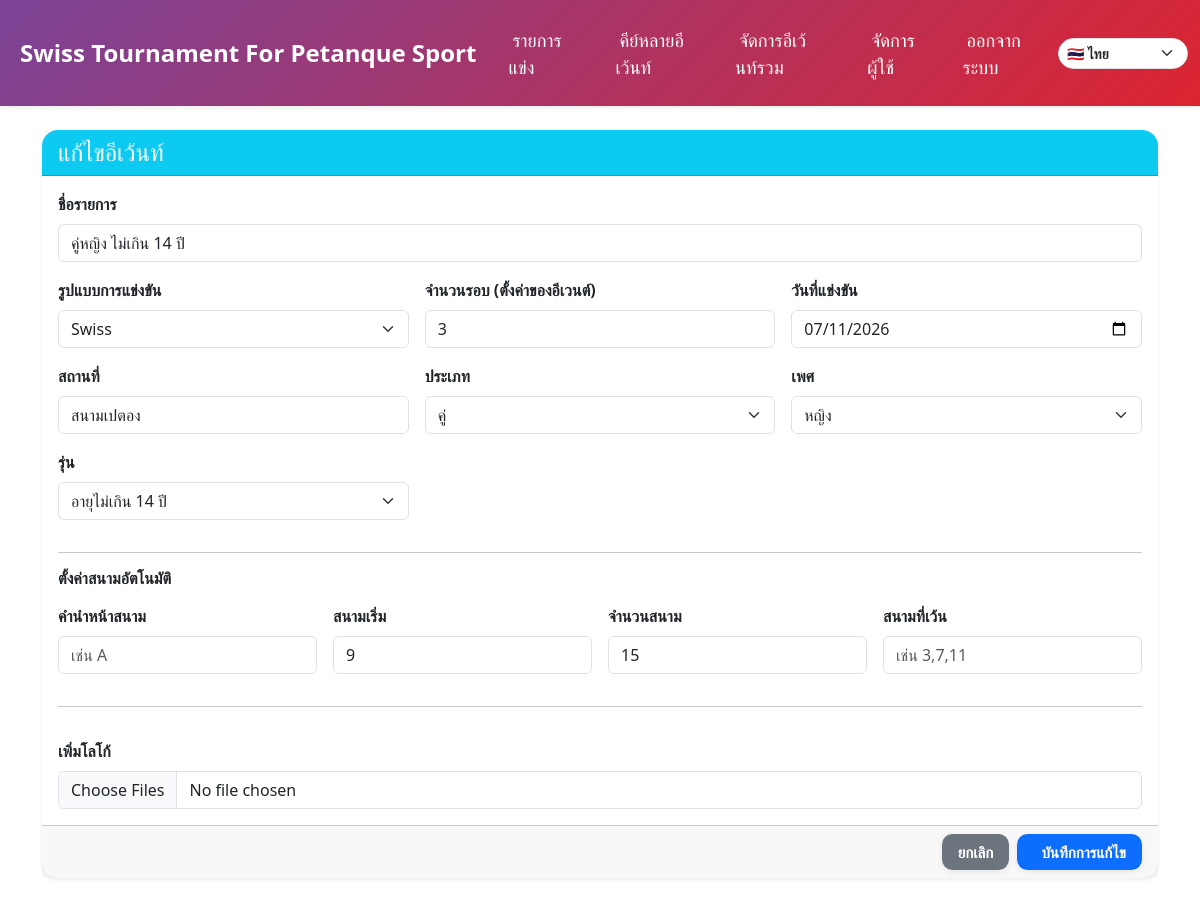
The app's page /event/3/edit (signed in) with its own data.
### models.py (models this page shows)
class Event(db.Model):
    __tablename__ = "events"
    id = db.Column(db.Integer, primary_key=True)
    name = db.Column(db.String(100), nullable=False)
    location = db.Column(db.String(100))
    category = db.Column(db.String(50))
    sex = db.Column(db.String(50))
    age_group = db.Column(db.String(50))
    rounds = db.Column(db.Integer)
    competition_format = db.Column(db.String(40), nullable=False, default="swiss")
    current_round = db.Column(db.Integer, default=1)
    date = db.Column(db.Date, nullable=True)
    auto_field_enabled = db.Column(db.Boolean, default=False)
    field_prefix = db.Column(db.String(10), default='')  # เช่น 'A', ''
    field_start = db.Column(db.Integer, default=1)
    field_max = db.Column(db.Integer, default=16)
    field_exclude = db.Column(db.String, default='')  # เช่น '3,7,11
    logo_filename = db.Column(db.Text)  # เก็บเป็น JSON list
    is_finished = db.Column(db.Boolean, default=False, nullable=False)
    finished_at = db.Column(db.DateTime, nullable=True)
    finished_by_id = db.Column(db.Integer, db.ForeignKey("users.id"), nullable=True)
    created_at = db.Column(db.DateTime, server_default=text('CURRENT_TIMESTAMP'), nullable=True)
    creator_id = db.Column(db.Integer, db.ForeignKey("users.id"), nullable=False)
    tournament_id = db.Column(db.Integer, db.ForeignKey("tournaments.id"), nullable=True, index=True)
    teams = db.relationship("Team", backref="event", cascade="all, delete-orphan", lazy=True)
    matches = db.relationship("Match", backref="event", cascade="all, delete-orphan", lazy=True)

### app.py (the view, shortened to what this page needs)
@app.route("/event/<int:event_id>/edit", methods=["GET", "POST"])
@login_required
@roles_required('admin')
def edit_event(event_id):
    event = Event.query.get_or_404(event_id)
    try:
        event.logo_list = json.loads(event.logo_filename) if event.logo_filename else []
    except Exception:
        event.logo_list = []
    return render_template("edit_event.html", event=event)

### app.py (called while the page is built, shortened)
def get_current_lang():
    lang = request.args.get("lang") or session.get("lang") or "th"
    if lang not in SUPPORTED_LANGS:
        lang = "th"
    session["lang"] = lang
    return lang

@app.context_processor
def inject_i18n():
    lang = get_current_lang()
    return {
        "current_lang": lang,
        "supported_langs": SUPPORTED_LANGS,
        "text_translations": TEXT_TRANSLATIONS,
        "t": lambda key: translate(key, lang),
    }

@login_manager.user_loader
def load_user(user_id):
    return User.query.get(int(user_id))

def roles_required(*roles):
    def decorator(f):
        @wraps(f)
        def decorated_function(*args, **kwargs):
            if not current_user.is_authenticated:
                flash("กรุณาเข้าสู่ระบบก่อน", "warning")
                return redirect(url_for('login'))
            role = current_user.role.lower()
            print(f"DEBUG current_user.role = {role}")
            if role == 'superadmin':
                return f(*args, **kwargs)
            if role in [r.lower() for r in roles]:
                return f(*args, **kwargs)
            flash("คุณไม่มีสิทธิ์ทำรายการนี้", "warning")
            return redirect(url_for('index'))
        return decorated_function
    return decorator

@app.before_request
def protect_mutating_object_routes():
    if request.method not in {'POST', 'PUT', 'PATCH', 'DELETE'} or not current_user.is_authenticated:
        return None

### i18n.py (called while the page is built)
def translate(key, lang="th"):
    table = TRANSLATIONS.get(key, {})
    return table.get(lang) or table.get("th") or key

### templates/edit_event.html (shortened to what this page needs)
{% extends "base.html" %}
{% block content %}
<div class="container my-4">
  <div class="card shadow-sm border-0 rounded-4">
    <div class="card-header bg-info text-white rounded-top-4">
      <h4 class="mb-0"> แก้ไขอีเว้นท์</h4>
    </div>
    <form method="POST" enctype="multipart/form-data">
      <div class="card-body">
        <div class="row g-3">
          <div class="col-md-12">
            <label class="form-label fw-semibold">ชื่อรายการ</label>
            <input type="text" class="form-control" name="name" value="{{ event.name }}" required>
          </div>
          <div class="col-md-4">
            <label class="form-label fw-semibold">รูปแบบการแข่งขัน</label>
            <select name="competition_format" class="form-select">
              <option value="swiss" {% if (event.competition_format or 'swiss') == 'swiss' %}selected{% endif %}>Swiss</option>
            </select>
          </div>
          <div class="col-md-4">
            <label class="form-label fw-semibold">จำนวนรอบ (ตั้งค่าของอีเวนต์)</label>
            <input type="number" class="form-control" name="rounds" min="1" value="{{ event.rounds or 1 }}" required>
          </div>
          <div class="col-md-4">
            <label class="form-label fw-semibold">วันที่แข่งขัน</label>
            <input type="date" class="form-control" name="date" value="{{ event.date.strftime('%Y-%m-%d') if event.date else '' }}">
          </div>
          <div class="col-md-4">
            <label class="form-label fw-semibold">สถานที่</label>
            <input type="text" class="form-control" name="location" value="{{ event.location or '' }}">
          </div>
          <div class="col-md-4">
            <label class="form-label fw-semibold">ประเภท</label>
            <select name="category" class="form-select">
              {% for item in ['เดี่ยว', 'คู่', 'ทีม', 'คู่ผสม'] %}
              <option value="{{ item }}" {% if event.category == item %}selected{% endif %}>{{ item }}</option>
              {% endfor %}
            </select>
          </div>
          <div class="col-md-4">
            <label class="form-label fw-semibold">เพศ</label>
            <select name="sex" class="form-select">
              {% for item in ['ชาย', 'หญิง', 'ผสม'] %}
              <option value="{{ item }}" {% if event.sex == item %}selected{% endif %}>{{ item }}</option>
              {% endfor %}
            </select>
          </div>
          <div class="col-md-4">
            <label class="form-label fw-semibold">รุ่น</label>
            <select name="age_group" class="form-select">
              {% for item in ['อาวุโส', 'ประชาชน', 'นักศึกษา', 'เยาวชน', 'อายุไม่เกิน 18 ปี', 'อายุไม่เกิน 16 ปี', 'อายุไม่เกิน 14 ปี', 'อายุไม่เกิน 12 ปี'] %}
              <option value="{{ item }}" {% if event.age_group == item %}selected{% endif %}>{{ item }}</option>
              {% endfor %}
            </select>
          </div>
          <div class="col-12"><hr><h6 class="fw-bold mb-0">ตั้งค่าสนามอัตโนมัติ</h6></div>
          <div class="col-md-3">
            <label class="form-label fw-semibold">คำนำหน้าสนาม</label>
            <input type="text" class="form-control" name="field_prefix" value="{{ event.field_prefix or '' }}" placeholder="เช่น A">
          </div>
          <div class="col-md-3">
            <label class="form-label fw-semibold">สนามเริ่ม</label>
            <input type="number" class="form-control" name="field_start" value="{{ event.field_start or 1 }}">
          </div>
          <div class="col-md-3">
            <label class="form-label fw-semibold">จำนวนสนาม</label>
            <input type="number" class="form-control" name="field_max" value="{{ event.field_max or 16 }}">
          </div>
          <div class="col-md-3">
            <label class="form-label fw-semibold">สนามที่เว้น</label>
            <input type="text" class="form-control" name="field_exclude" value="{{ event.field_exclude or '' }}" placeholder="เช่น 3,7,11">
          </div>
          <div class="col-12"><hr></div>
          <div class="col-md-12">
            <label class="form-label fw-semibold">เพิ่มโลโก้</label>
            <input type="file" class="form-control" name="logo" accept="image/*" multiple>
          </div>
        </div>
      </div>
      <div class="card-footer d-flex gap-2 justify-content-end">
        <a href="{{ url_for('index') }}" class="btn btn-secondary">ยกเลิก</a>
        <button type="submit" class="btn btn-primary"> บันทึกการแก้ไข</button>
      </div>
    </form>
  </div>
</div>
{% endblock %}

### static/css/style.css (style rules this page uses)
button.btn, .btn { font-family: "Prompt", "Segoe UI", sans-serif; font-weight: 600; font-size: 0.95rem; padding: 0.4rem 1rem; border-radius: 0.65rem; display: inline-flex; align-items: center; justify-content: center; gap: 0.5rem; transition: all 0.25s ease; text-transform: none; box-shadow: 0 2px 6px rgba(0, 0, 0, 0.08); border: none; cursor: pointer; }

### records on screen
Event: name "คู่หญิง ไม่เกิน 14 ปี", competition_format "Swiss", rounds "3", date "07/11/2026", location "สนามเปตอง", category "คู่", sex "หญิง", age_group "อายุไม่เกิน 14 ปี", field_start "9", field_max "15"

### other values on screen
{{ t('events') }} "รายการแข่ง"
{{ t('users') }} "จัดการผู้ใช้"
{{ t('logout') }} "ออกจากระบบ"
form field value "🇹🇭 ไทย"
